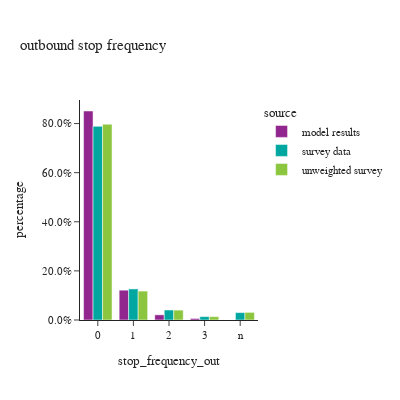
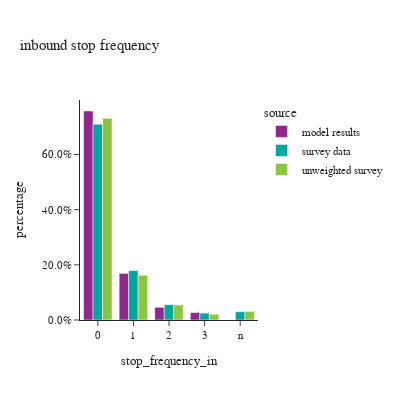

Write notebook code for charts like these, in order.
### Code cell
#| layout-ncol: 2
df_plot = tour_data.groupby(['source','stop_frequency_out'])['tour_weight'].sum().reset_index()
df_plot['percentage'] = df_plot.groupby(['source'], group_keys=False)['tour_weight']. \
    apply(lambda x: x / float(x.sum()))

fig = px.bar(df_plot, x="stop_frequency_out", y="percentage", color="source",barmode="group",
             title="outbound stop frequency")
fig.for_each_annotation(lambda a: a.update(text = a.text.split("=")[-1]))
fig.update_layout(height=400, width=400, yaxis=dict(tickformat=".1%"))
fig.show()

df_plot = tour_data.groupby(['source','stop_frequency_in'])['tour_weight'].sum().reset_index()
df_plot['percentage'] = df_plot.groupby(['source'], group_keys=False)['tour_weight']. \
    apply(lambda x: x / float(x.sum()))

fig = px.bar(df_plot, x="stop_frequency_in", y="percentage", color="source",barmode="group",
             title="inbound stop frequency")
fig.for_each_annotation(lambda a: a.update(text = a.text.split("=")[-1]))
fig.update_layout(height=400, width=400, yaxis=dict(tickformat=".1%"))
fig.show()

### Figure 1 — Plotly figure (JSON) as saved in the notebook; plotly's stock layout.template omitted (floating-point values rounded to 4 significant figures)
{"data": [{"alignmentgroup": "True", "hovertemplate": "source=model results<br>stop_frequency_out=%{x}<br>percentage=%{y}<extra></extra>", "legendgroup": "model results", "marker": {"color": "#91268F", "pattern": {"shape": ""}}, "name": "model results", "offsetgroup": "model results", "orientation": "v", "showlegend": true, "textposition": "auto", "type": "bar", "x": ["0", "1", "2", "3"], "xaxis": "x", "y": [0.8511, 0.1215, 0.02108, 0.006255], "yaxis": "y"}, {"alignmentgroup": "True", "hovertemplate": "source=survey data<br>stop_frequency_out=%{x}<br>percentage=%{y}<extra></extra>", "legendgroup": "survey data", "marker": {"color": "#00A7A0", "pattern": {"shape": ""}}, "name": "survey data", "offsetgroup": "survey data", "orientation": "v", "showlegend": true, "textposition": "auto", "type": "bar", "x": ["0", "1", "2", "3", "n"], "xaxis": "x", "y": [0.7889, 0.1265, 0.04075, 0.01378, 0.03012], "yaxis": "y"}, {"alignmentgroup": "True", "hovertemplate": "source=unweighted survey<br>stop_frequency_out=%{x}<br>percentage=%{y}<extra></extra>", "legendgroup": "unweighted survey", "marker": {"color": "#8CC63E", "pattern": {"shape": ""}}, "name": "unweighted survey", "offsetgroup": "unweighted survey", "orientation": "v", "showlegend": true, "textposition": "auto", "type": "bar", "x": ["0", "1", "2", "3", "n"], "xaxis": "x", "y": [0.7973, 0.1178, 0.04026, 0.01359, 0.03102], "yaxis": "y"}], "layout": {"barmode": "group", "height": 400, "legend": {"title": {"text": "source"}, "tracegroupgap": 0}, "title": {"text": "outbound stop frequency"}, "width": 400, "xaxis": {"anchor": "y", "domain": [0.0, 1.0], "title": {"text": "stop_frequency_out"}}, "yaxis": {"anchor": "x", "domain": [0.0, 1.0], "tickformat": ".1%", "title": {"text": "percentage"}}}}

### Figure 2 — Plotly figure (JSON) as saved in the notebook; plotly's stock layout.template omitted (floating-point values rounded to 4 significant figures)
{"data": [{"alignmentgroup": "True", "hovertemplate": "source=model results<br>stop_frequency_in=%{x}<br>percentage=%{y}<extra></extra>", "legendgroup": "model results", "marker": {"color": "#91268F", "pattern": {"shape": ""}}, "name": "model results", "offsetgroup": "model results", "orientation": "v", "showlegend": true, "textposition": "auto", "type": "bar", "x": ["0", "1", "2", "3"], "xaxis": "x", "y": [0.7578, 0.169, 0.04602, 0.02712], "yaxis": "y"}, {"alignmentgroup": "True", "hovertemplate": "source=survey data<br>stop_frequency_in=%{x}<br>percentage=%{y}<extra></extra>", "legendgroup": "survey data", "marker": {"color": "#00A7A0", "pattern": {"shape": ""}}, "name": "survey data", "offsetgroup": "survey data", "orientation": "v", "showlegend": true, "textposition": "auto", "type": "bar", "x": ["0", "1", "2", "3", "n"], "xaxis": "x", "y": [0.7099, 0.1794, 0.05574, 0.02486, 0.03012], "yaxis": "y"}, {"alignmentgroup": "True", "hovertemplate": "source=unweighted survey<br>stop_frequency_in=%{x}<br>percentage=%{y}<extra></extra>", "legendgroup": "unweighted survey", "marker": {"color": "#8CC63E", "pattern": {"shape": ""}}, "name": "unweighted survey", "offsetgroup": "unweighted survey", "orientation": "v", "showlegend": true, "textposition": "auto", "type": "bar", "x": ["0", "1", "2", "3", "n"], "xaxis": "x", "y": [0.7312, 0.1624, 0.05446, 0.02091, 0.03102], "yaxis": "y"}], "layout": {"barmode": "group", "height": 400, "legend": {"title": {"text": "source"}, "tracegroupgap": 0}, "title": {"text": "inbound stop frequency"}, "width": 400, "xaxis": {"anchor": "y", "domain": [0.0, 1.0], "title": {"text": "stop_frequency_in"}}, "yaxis": {"anchor": "x", "domain": [0.0, 1.0], "tickformat": ".1%", "title": {"text": "percentage"}}}}
